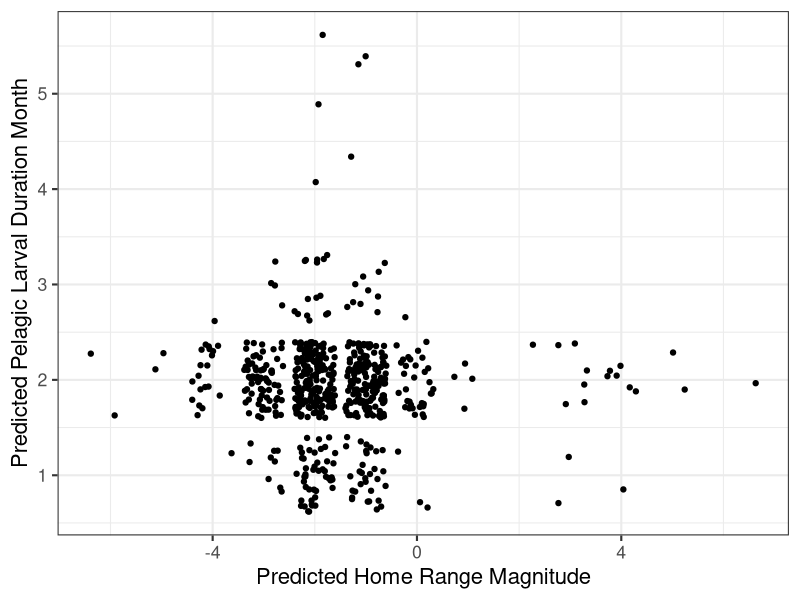
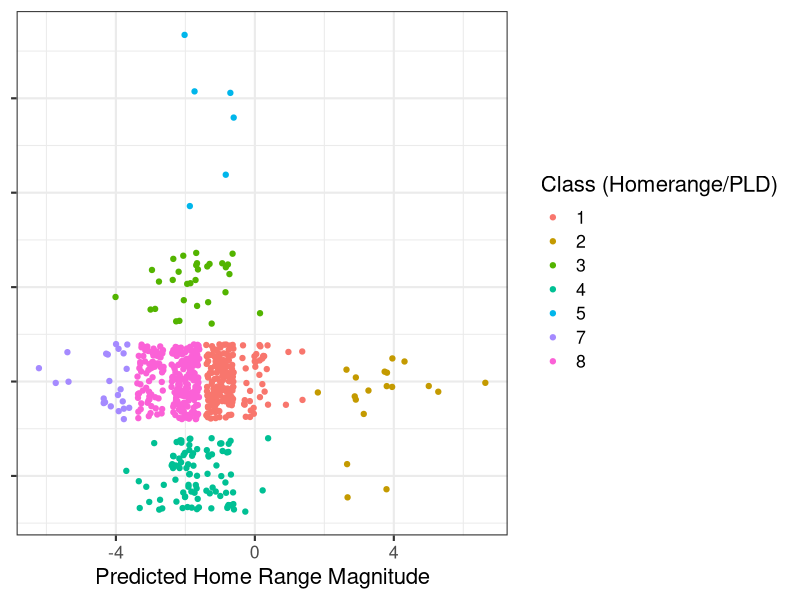
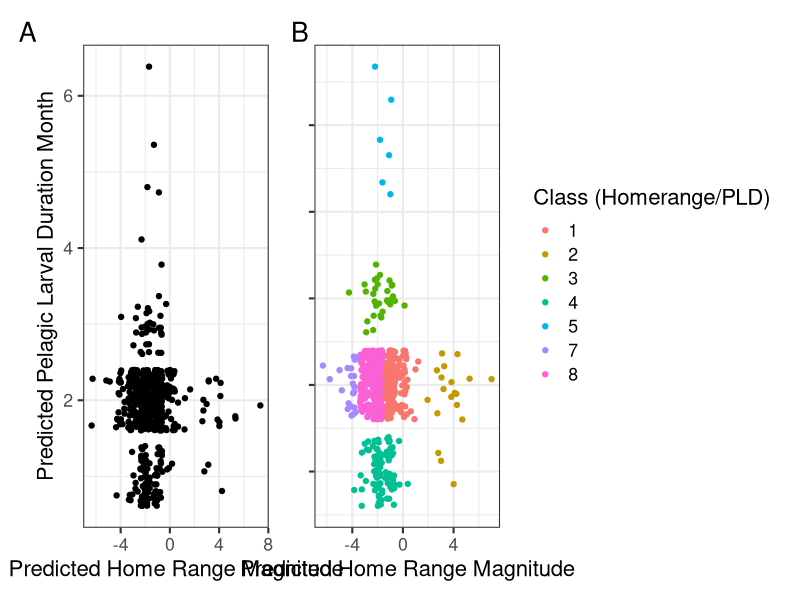

R code for these plots, in order: (Note: this script raises an error after producing the figures.)
## ---- chunk 1
knitr::opts_chunk$set(echo = TRUE, message = FALSE, warning = FALSE)

library(tidyverse)
library(patchwork)
library(cowplot)
library(ggpubr)

## ---- chunk 2
filled_data2 <- read_csv(here::here("01_data", "02_processed_data", "filled_data2.csv")) %>%
  mutate_if(is.character, as.factor)
## ---- chunk 3

# homerange vs PLD
fishbase_data_gmm <- filled_data2 %>%
  mutate(class2 = as.factor(class2))

p1 <- ggplot(fishbase_data_gmm, aes(magnitude_homerange, month_pld)) +
  geom_jitter() +
  theme_bw(base_size = 16) +
  labs(
    y = "Predicted Pelagic Larval Duration Month",
    x = "Predicted Home Range Magnitude"
  )

p1

# gmm plot
gmm_new_fig <- ggplot(fishbase_data_gmm, aes(magnitude_homerange, month_pld)) +
  geom_jitter(aes(color = class2)) +
  theme_bw(base_size = 16) +
  labs(
    x = "Predicted Home Range Magnitude",
    color = "Class (Homerange/PLD)"
  ) +
  theme(axis.title.y = element_blank(), axis.text.y = element_blank())

gmm_new_fig
#ggsave(gmm_new_fig, file = paste0("gmm_fig.png"), path = here::here("04_figs"), height = 8, width = 15)


# panel
gmm_panel <- (p1 | gmm_new_fig) + 
  plot_annotation(tag_levels = 'A')

gmm_panel
#ggsave(gmm_panel, file = paste0("gmm_panel.png"), path = here::here("04_figs"), height = 6, width = 18)

## ---- chunk 4
# continuous

plot_data <- filled_data2 %>%
  mutate(class2 = as.factor(class2), 
         class3 = as.factor(class3), 
         order = as.factor(order)
         )

response <- "class2"
expl_cont <- c(
  "temp_preferred", "fecundity_mean",
  "longevity_wild", "sp_richness", "length", "kfin",
  "r_fin", "diet_troph3", "oxygen_cons", "temp_range"
)

box_data <- function(x, y) {
  ggplot(plot_data, aes(x = .data[[y]], y = .data[[x]])) +
    geom_boxplot(aes(color = .data[[y]])) +
    theme_bw() +
    coord_flip() +
    labs(
      x = "Movement Class",
      color = "Class (Homerange/PLD)"
    ) +
    scale_color_viridis_d()
}

#plots_cont <- map(expl_cont, ~ box_data(.x, "class2"))
#plots_cont
## ---- chunk 5
temp_plot <- box_data(x = "temp_preferred", y = "class2") + stat_kruskal_test(label.y = 1, label.x = 6, position = "jitter") +
  labs(y = "Preferred Temperature", x = "Movement Class")
fecund_plot <- box_data(x = "fecundity_mean", y = "class2") + stat_kruskal_test(label.y = 1000000, label.x = 5.5, position = "jitter") +
  labs(y = "Mean Fecundity", x = "Movement Class")
long_plot <- box_data(x = "longevity_wild", y = "class2") + stat_kruskal_test(label.y = 100, position = "jitter") +
  labs(y = "Longevity", x = "Movement Class")
sp_rich_plot <- box_data(x = "sp_richness", y = "class2") + stat_kruskal_test(label.y = 1100, position = "jitter") +
  labs(y = "Species Richness", x = "Movement Class") + theme(axis.title.y = element_blank(), axis.text.y = element_blank())
length_plot <- box_data(x = "length", y = "class2") + stat_anova_test(label.y = 400, position = "jitter") +
  labs(y = "Length", x = "Movement Class") #+ theme(axis.title.y = element_blank(), axis.text.y = element_blank())
kfin_plot <- box_data(x = "kfin", y = "class2") + stat_kruskal_test(label.y = 10000000, position = "jitter") +
  labs(y = "Carrying Capacity", x = "Movement Class") + theme(axis.title.y = element_blank(), axis.text.y = element_blank())
r_fin_plot <- box_data(x = "r_fin", y = "class2") + stat_kruskal_test(label.y = 1, label.x = 6, position = "jitter") +
  labs(y = "Growth Rate", x = "Movement Class")
diet_plot <- box_data(x = "diet_troph3", y = "class2") + stat_kruskal_test(label.y = 2.5, label.x = 5.5, position = "jitter") +
  labs(y = "Trophic Level", x = "Movement Class") + theme(axis.title.y = element_blank(), axis.text.y = element_blank())
oxygen_plot <- box_data(x = "oxygen_cons", y = "class2") + stat_kruskal_test(label.y = 2000, label.x = 6, position = "jitter") +
  labs(y = "Oxygen Consumption", x = "Movement Class")
temp_range_plot <- box_data(x = "temp_range", y = "class2") + stat_kruskal_test(label.y = 20, label.x = 3.5, position = "jitter") +
  labs(y = "Temperature Range", x = "Movement Class") + theme(axis.title.y = element_blank(), axis.text.y = element_blank())

 
numeric_panel <- ((temp_plot | length_plot) / 
    (long_plot | diet_plot) /
    (r_fin_plot | kfin_plot) / 
    (fecund_plot | sp_rich_plot) /
    (oxygen_plot | temp_range_plot)) + 
  plot_layout(guides = "collect") + plot_annotation(tag_levels = 'A')

numeric_panel
#ggsave(numeric_panel, file = paste0("numeric_panel.png"), path = here::here("04_figs", "individual_plots", "numeric"), height = 21, width = 14) 

tll_panel <- (temp_plot / length_plot / long_plot) +
  plot_layout(guides = "collect") + plot_annotation(tag_levels = "A") &
  theme_bw(base_size = 16)

tll_panel
#ggsave(tll_panel, file = paste0("tll_panel.png"), path = here::here("04_figs"), height = 17, width = 11)

## ---- chunk 6

ggsave(temp_plot, file = paste0("temp_plot.png"), path = here::here("04_figs", "individual_plots", "numeric"), height = 10, width = 10) 
ggsave(fecund_plot, file = paste0("fecund_plot.png"), path = here::here("04_figs", "individual_plots", "numeric"), height = 10, width = 10)
ggsave(long_plot, file = paste0("long_plot.png"), path = here::here("04_figs", "individual_plots", "numeric"), height = 10, width = 10)
ggsave(sp_rich_plot, file = paste0("sp_rich_plot.png"), path = here::here("04_figs", "individual_plots", "numeric"), height = 10, width = 10)
ggsave(length_plot, file = paste0("length_plot.png"), path = here::here("04_figs", "individual_plots", "numeric"), height = 10, width = 10)
ggsave(kfin_plot, file = paste0("kfin_plot.png"), path = here::here("04_figs", "individual_plots", "numeric"), height = 10, width = 10)
ggsave(r_fin_plot, file = paste0("r_fin_plot.png"), path = here::here("04_figs", "individual_plots", "numeric"), height = 10, width = 10)
ggsave(diet_plot, file = paste0("diet_plot.png"), path = here::here("04_figs", "individual_plots", "numeric"), height = 10, width = 10)
ggsave(oxygen_plot, file = paste0("oxygen_plot.png"), path = here::here("04_figs", "individual_plots", "numeric"), height = 10, width = 10)
ggsave(temp_range_plot, file = paste0("temp_range_plot.png"), path = here::here("04_figs", "individual_plots", "numeric"), height = 10, width = 10)

## ---- chunk 7
# categorical

expl_cat <- c(
  "climate", "body_shape_i", "dev_place", "movement_keyword",
  "demers_pelag", "iucn_category",
  "circadian", "food_mode", "ocean", "basin"
)

scatter_data <- function(x, y) {
  ggplot(plot_data, aes(x = .data[[x]], y = .data[[y]])) +
    geom_jitter(aes(color = .data[[y]])) +
    theme_bw() +
    labs(
      y = "Movement Class",
      color = "Class (homerange/PLD)"
    ) +
    scale_color_viridis_d() +
    theme(axis.text.x = element_text(angle = 40, hjust = 1))
}

#plots_cat <- map(expl_cat, ~ scatter_data(.x, "class2"))
#plots_cat
## ---- chunk 8

body_plot <- scatter_data(x = "body_shape_i", y = "class2")
dev_plot <- scatter_data(x = "dev_place", y = "class2")
movement_plot <- scatter_data(x = "movement_keyword", y = "class2")
demers_plot <- scatter_data(x = "demers_pelag", y = "class2")
iucn_plot <- scatter_data(x = "iucn_category", y = "class2")
food_plot <- scatter_data(x = "food_mode", y = "class2")


ggsave(climate_plot, file = paste0("climate_plot.png"), path = here::here("04_figs", "individual_plots", "categorical"), height = 10, width = 10)
ggsave(body_plot, file = paste0("body_plot.png"), path = here::here("04_figs", "individual_plots", "categorical"), height = 10, width = 10)
ggsave(dev_plot, file = paste0("dev_plot.png"), path = here::here("04_figs", "individual_plots", "categorical"), height = 10, width = 10)
ggsave(movement_plot, file = paste0("movement_plot.png"), path = here::here("04_figs", "individual_plots", "categorical"), height = 10, width = 10)
ggsave(demers_plot, file = paste0("demers_plot.png"), path = here::here("04_figs", "individual_plots", "categorical"), height = 10, width = 10)
ggsave(iucn_plot, file = paste0("iucn_plot.png"), path = here::here("04_figs", "individual_plots", "categorical"), height = 10, width = 10)
ggsave(food_plot, file = paste0("food_plot.png"), path = here::here("04_figs", "individual_plots", "categorical"), height = 10, width = 10)
